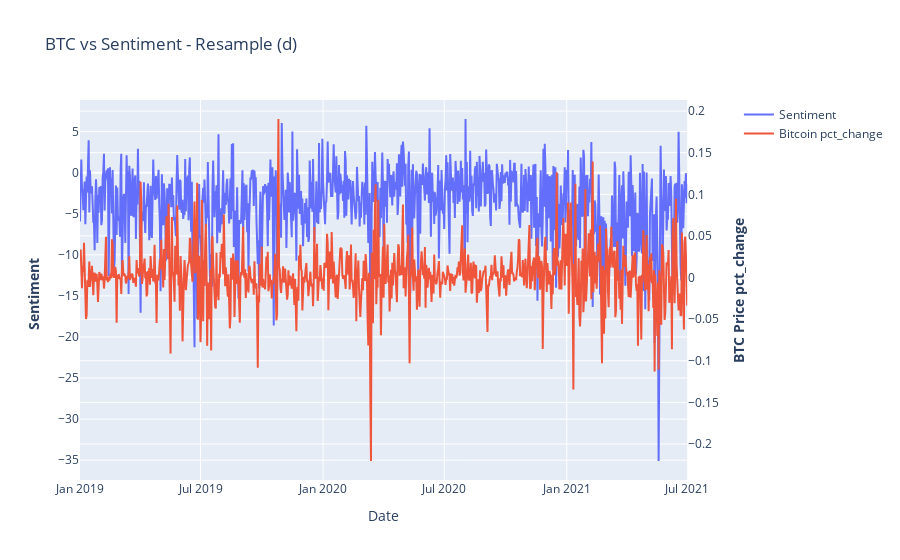

The notebook cell saved with this chart:
### Code cell
eval.get_ts_2axis(qa.tail(10000).kpi2,btc.avg_hl,resample_period='d',btc_transformation='pct_change')

### Figure 1 — Plotly figure (JSON) as saved in the notebook; plotly's stock layout.template omitted (floating-point values rounded to 4 significant figures; data arrays with more than 128 entries replaced by an {"elided": "..."} marker saying what was removed)
{"data": [{"name": "Sentiment", "type": "scatter", "x": {"elided": "913 str values"}, "xaxis": "x", "y": {"elided": "913 float values"}, "yaxis": "y"}, {"name": "Bitcoin pct_change", "type": "scatter", "x": {"elided": "913 str values"}, "xaxis": "x", "y": {"elided": "913 float values"}, "yaxis": "y2"}], "layout": {"title": {"text": "BTC vs Sentiment - Resample (d)"}, "xaxis": {"anchor": "y", "domain": [0, 0.94], "title": {"text": "Date"}}, "yaxis": {"anchor": "x", "domain": [0, 1], "title": {"text": "<b>Sentiment  </b>"}}, "yaxis2": {"anchor": "x", "overlaying": "y", "side": "right", "title": {"text": "<b>BTC Price pct_change</b>"}}}}
